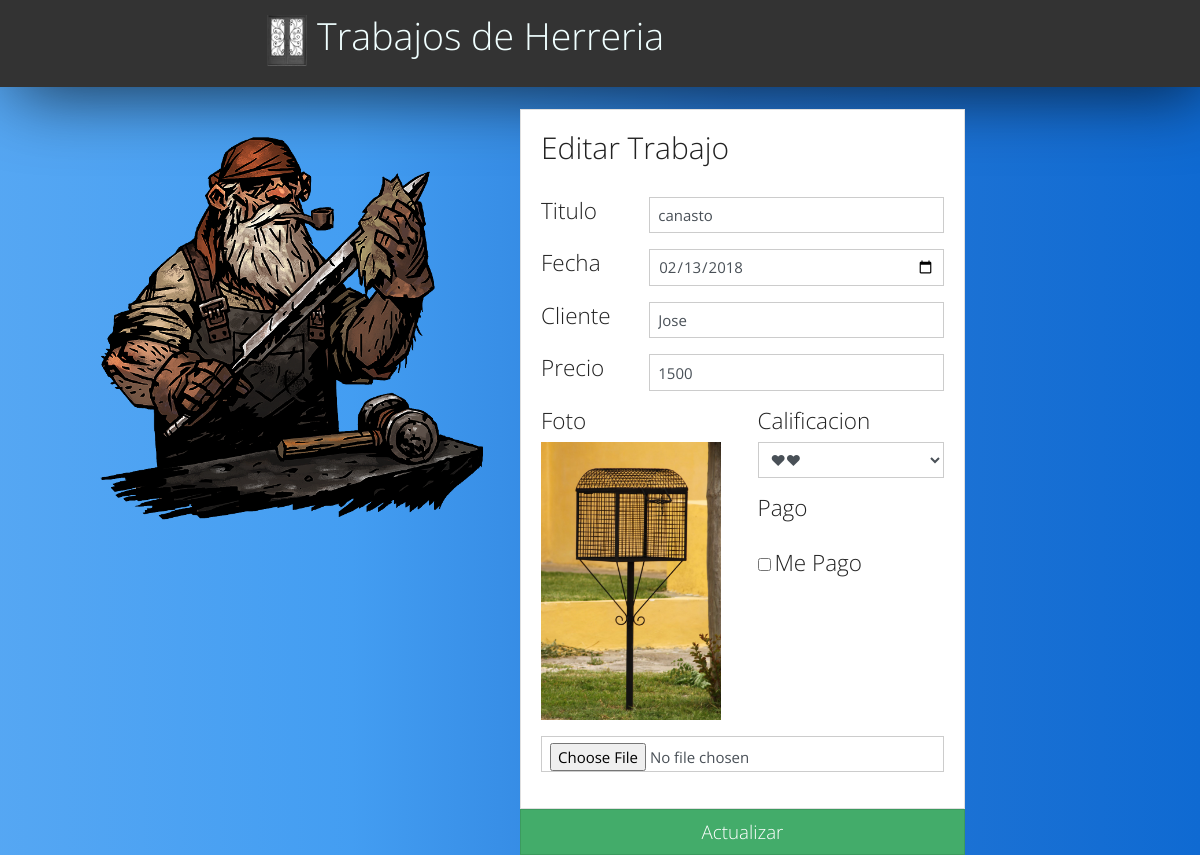
Screenshot of /editar.php?id=122 (signed in) with the database file from the repository.
### tables this page shows
CREATE TABLE `trabajos` (
  `id` int(11) NOT NULL,
  `titulo` varchar(30) NOT NULL,
  `fecha` varchar(10) NOT NULL,
  `cliente` varchar(30) NOT NULL,
  `foto` varchar(50) NOT NULL,
  `precio` double(10,0) NOT NULL,
  `pago` varchar(2) NOT NULL,
  `calificacion` int(1) NOT NULL,
  `idUsuario` int(11) NOT NULL
);

### editar.php (the view, shortened to what this page needs)
<?php
function selec($num1,$num2){
  if($num1==$num2){
    return "SELECTED";
  }else{
    return "";
  }
}
include("db.php");
$titulo = "";
$fecha= "";
$cliente= "";
$precio=0;
$calificacion=0;
$pago="";
$foto="";
if  (isset($_GET['id'])) {
  $id = $_GET['id'];
  $query = "SELECT * FROM trabajos WHERE id=$id";
  $result = mysqli_query($conn, $query);
  if (mysqli_num_rows($result) == 1) {
    $row = mysqli_fetch_array($result);
    $titulo = $row['titulo'];
    $fecha = $row['fecha'];
    $cliente = $row['cliente'];
    $precio =$row['precio'];
    $calificacion= $row['calificacion'];
    $pago= $row['pago'];
    $foto= $row['foto'];
  }
}
?>
<?php include('includes/header.php'); ?>
<br>
<div class="container">
    <div class="row">
        <div class="col-md-3 ">
            <img width='500px' src='imagenes/Blacksmith.png'>
        </div>
        <div class="col-md-5 mx-auto">
            <div class="card card-body">
                <h2>Editar Trabajo</h2><br>
                <form action="editar.php?id=<?php echo $_GET['id']; ?>" method="POST" enctype="multipart/form-data">
                    <div class="form-group row">
                        <div class="col-sm-3">
                            <h4>Titulo</h4>
                        </div>
                        <div class="col-sm-9">
                            <input name="titulo" type="text" class="form-control" value="<?php echo $titulo; ?>">
                        </div>
                    </div>
                    <div class="form-group row">
                        <div class="col-sm-3">
                            <h4>Fecha</h4>
                        </div>
                        <div class="col-sm-9">
                            <input type="date" name="fecha" class="form-control" min="2010-01-1" max="2030-12-31"
                                step="1" value="<?php echo $fecha; ?>">
                        </div>
                    </div>
                    <div class="form-group row">
                        <div class="col-sm-3">
                            <h4>Cliente</h4>
                        </div>
                        <div class="col-sm-9">
                            <input name="cliente" type="text" class="form-control" value="<?php echo $cliente; ?>">
                        </div>
                    </div>
                    <div class="form-group row">
                        <div class="col-sm-3">
                            <h4>Precio</h4>
                        </div>
                        <div class="col-sm-9">
                            <input name="precio" type="number" class="form-control" value="<?php echo $precio; ?>"
                                min="1">
                        </div>
                    </div>
                    <div class="form-group row">
                        <div class="col-sm-6" id="visorArchivo">
                            <?php
               $file ="imagenes/".$foto;
                $existe= file_exists("$file");
                  if($existe && !($foto=="")){?>
                            <h4>Foto</h4>
                            <img width="180px" src="imagenes/<?php echo $foto; ?>">
                            <?php }?>
                        </div>
                        <div class="col-sm-6">
                            <div class="form-group">
                                <h4>Calificacion</h4>
                                <select name="calificacion" class="form-control">
                                    <?php $selec="";
                $selec=selec($calificacion,2);
                echo  "<option value='2'".$selec.">♥♥</option>";
                  ?>
                                </select>
                            </div>
                            <h4>Pago</h4>
                            <?php
            if ($pago=="Si"){
              $Selected=TRUE;
            }else{
              $Selected=FALSE;
            }
        ?>
                            <input type="checkbox" id="mePago" name="pago" <?php echo ($Selected ? 'checked' : '') ?>>
                            <label for="mePago"><br>
                                <h4>Me Pago</h4>
                            </Label>
                        </div>
                    </div>
                    <div class="form-group">
                        <input type="file" name="foto" id="foto" class="form-control" onchange="return validarExt()">
                    </div>
            </div>
            <button class="btn btn-lg  btn-block btn btn-success" name="editar">Actualizar</button>
        </div>
    </div>
</div>
<?php include('includes\footer.php'); ?>

### Css/Style.css (style rules this page uses)
body { overflow-x:hidden; background-repeat: no-repeat; background: rgba(26,136,239,0.74); background: -moz-linear-gradient(left, rgba(26,136,239,0.74) 0%, rgba(26,136,239,0.82) 29%, rgba(15,106,210,0.9) 61%, rgba(15,106,210,1) 100%); background: -webkit-gradient(left top, right top, color-stop(0%, rgba(26,136,239,0.74)), color-stop(29%, rgba(26,136,239,0.82)), color-stop(61%, rgba(15,106,210,0.9)), color-stop(100%, rgba(15,106,210,1))); background: -webkit-linear-gradient(left, rgba(26,136,239,0.74) 0%, rgba(26,136,239,0.82) 29%, rgba(15,106,210,0.9) 61%, rgba(15,106,210,1) 100%); background: -o-linear-gradient(left, rgba(26,136,239,0.74) 0%, rgba(26,136,239,0.82) 29%, rgba(15,106,210,0.9) 61%, rgba(15,106,210,1) 100%); background: -ms-linear-gradient(left, rgba(26,136,239,0.74) 0%, rgba(26,136,239,0.82) 29%, rgba(15,106,210,0.9) 61%, rgba(15,106,210,1) 100%); background: linear-gradient(to right, rgba(26,136,239,0.74) 0%, rgba(26,136,239,0.82) 29%, rgba(15,106,210,0.9) 61%, rgba(15,106,210,1) 100%); filter: progid:DXImageTransform.Microsoft.gradient( startColorstr='#1a88ef', endColorstr='#0f6ad2', GradientType=1 ); }
input[type=checkbox] { cursor: pointer; font-size: 1.5em; }

### rows the page displays
trabajos: titulo "canasto", fecha "02/13/2018", cliente "Jose", precio "1500", foto (picture)
